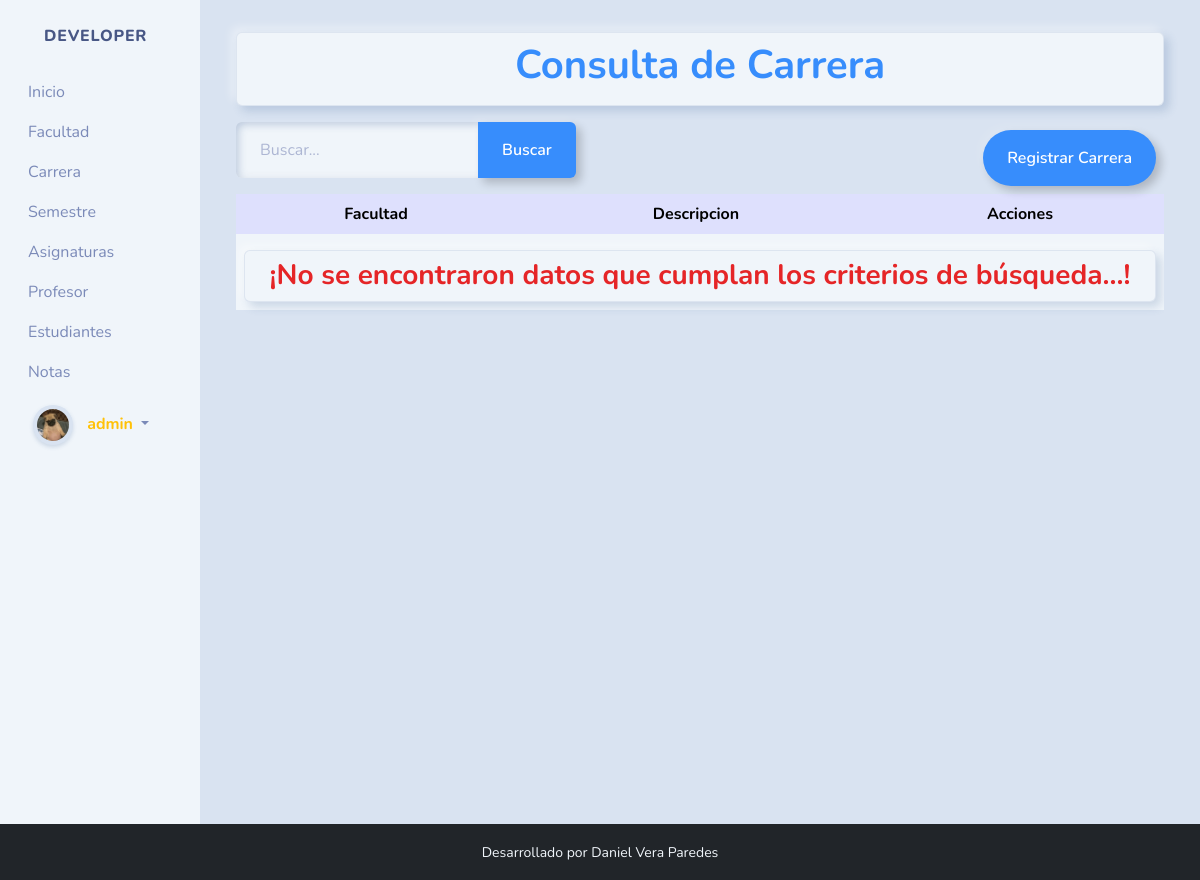
Before: /carreras/ (signed in) with the older database file.
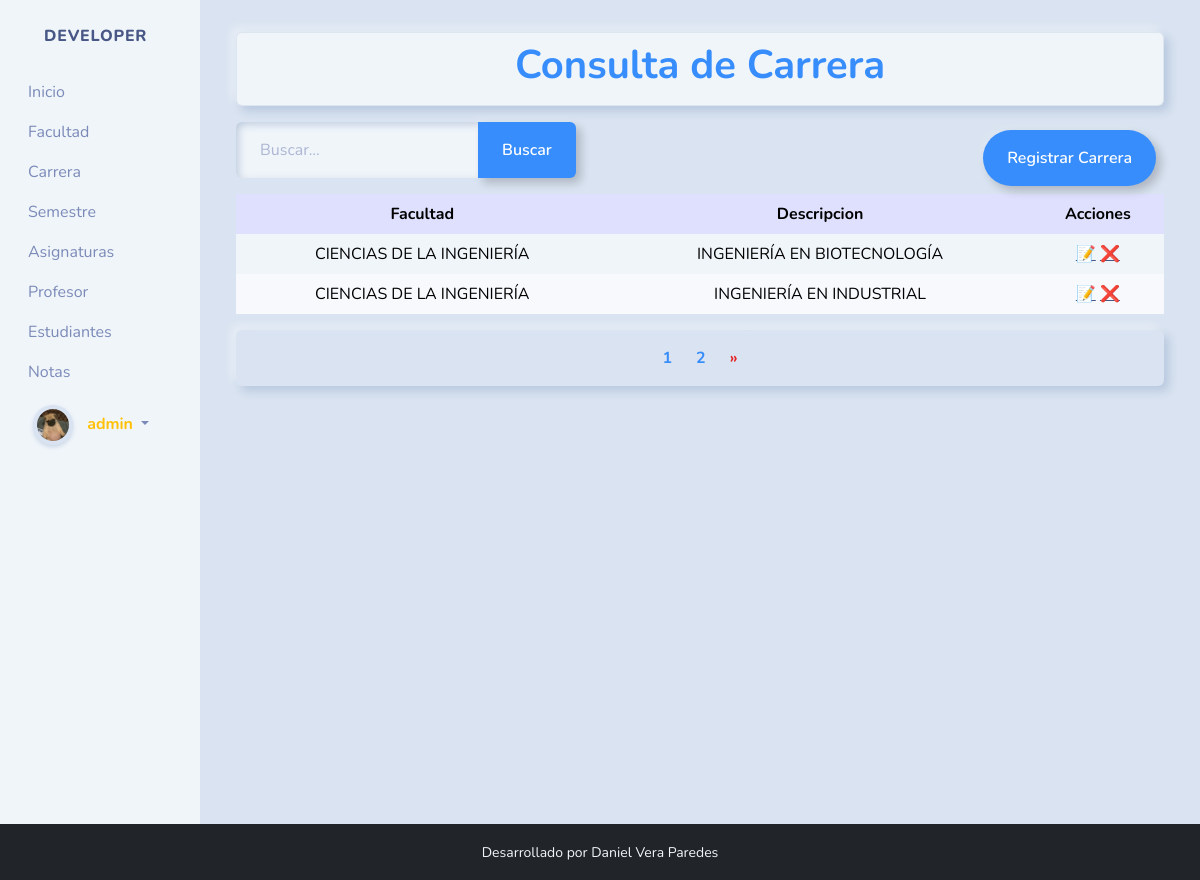
After: the same page with the newer database file.
### notas/models.py (models this page shows, shortened)
class Carrera(models.Model):
    facultad = models.ForeignKey(Facultad, on_delete=models.CASCADE)
    description = models.CharField('Descripcion', max_length=200)
    isactive = models.BooleanField('Estado', default=True)
    class Meta:
        verbose_name = ('Carrera')
        verbose_name_plural = ('Carreras')
        ordering = ['description']

class Facultad(models.Model):
    description = models.CharField('Descripcion', max_length=200)
    isactive = models.BooleanField('Estado', default=True)
    class Meta:
        verbose_name = ('Facultad')
        verbose_name_plural = ('Facultades')
        ordering = ['description']
    def __str__(self):
        return f"{self.description}"

### notas/views.py (the view)
# urls.py: path('carreras/', views.carrera,name="carreras"),
@login_required
def carrera(request):
    return model_list(request, Carrera, "Carrera", "carreras.html", ["description"])

### notas/views.py (called while the page is built)
@login_required
def model_list(request, model, title, template, fields):
    context, objects = None, None
    try:
        q = request.GET.get('q')
        filter_conditions = Q()
        if q:
            for field in fields:
                filter_conditions |= Q(**{f'{field}__icontains': q})
        objects = model.objects.filter(filter_conditions)
        paginator = Paginator(objects,2)
        pagina = request.GET.get('page', 1)
        paginated_objects = paginator.get_page(pagina)
        context = {
            'objects': paginated_objects,
            'title': f'Consulta de {title}',
            'paginator': paginator,
            'num_pages': paginator.num_pages,
        }
        return render(request, template, context)
    except Exception as e:
        return render(request, template, {'title': f'Consulta de {title}', 'error': f'Ha ocurrido un error en la consulta: {e}'})

### notas/templates/carreras.html (shortened to what this page needs)
{% extends "base.html" %}
{% load static %}
{% block content %}
<div class="container">
  <div class="py-2 mt-2 border border-1 shadow rounded text-center bg-light">
    <h1 class="fw-bold text-primary">{{ title }}</h1>
  </div>
  <div class="mt-3">
    <div class="mt-2 d-flex justify-content-between flex-wrap">
      <form action="" style="max-width: 450px;">
        <div class="input-group">
          <input type="text" class="form-control" placeholder="Buscar..." name="q" value="{{ request.GET.q }}" minlength="2">
          <button class="btn btn-outline-primary" data-bs-toggle="tooltip"
            data-bs-title="Escriba y haga clic en buscar">
            Buscar
          </button>
        </div>
      </form>
      <div class="m-2">
        <a href="{% url 'create_carrera' %}" class="btn btn-outline-primary " data-bs-toggle="tooltip"
          data-bs-title="Ingresar un nueva Carrera">
          Registrar Carrera
        </a>
      </div>
    </div>
  </div>
  <div class="table-responsive">
    <table class="table table-fluid">
      <thead class="text-center text-light table-info">
        <tr>
          <th>Facultad</th>
          <th>Descripcion</th>
          <th>Acciones</th>
        </tr>
      </thead>
      <tbody class="table-light">
        {% for carrera in objects %}
        <tr class="{% cycle 'table-default' 'table-secondary' %}">
          <td class="text-center">{{ carrera.facultad|upper }}</td>
          <td class="text-center">{{ carrera.description|upper }}</td>
          <td class="text-center">
            <a href="{% url 'update_carrera' carrera.id %}" data-bs-toggle="tooltip"
              data-bs-title="Editar la carrera">📝</a>
            <a href="{% url 'delete_carrera' carrera.id %}" data-bs-toggle="tooltip"
              data-bs-title="Eliminar la carrera">❌</a>
          </td>
        </tr>
        {% empty %}
        <tr>
          <td colspan="5" class="text-danger fw-bold h3 text-center">
            <div class="py-2 mt-2 border border-1 shadow rounded text-center bg-light">
              ¡No se encontraron datos que cumplan los criterios de búsqueda...!
            </div>
          </td>
        </tr>
        {% endfor %}
      </tbody>
    </table>
  </div>
  {% if paginator.num_pages > 1 %}
  <ul class="pagination">
    {% for page_num in paginator.page_range %}
    <li class="page-item text-danger fw-bold {% if page_num == objects.number %}active{% endif %}">
      <a class="page-link text-primary fw-bold" href="{% url 'carreras' %}?page={{ page_num }}">{{ page_num }}</a>
    </li>
    {% endfor %}
    {% if objects.has_next %}
    <li class="page-item">
      <a class="page-link text-danger fw-bold" href="{% url 'carreras' %}?page={{ objects.next_page_number }}">»</a>
    </li>
    {% endif %}
  </ul>
  {% endif %}
</div>
{% endblock content %}

### notas/templates/base.html (shortened to what this page needs)
<!DOCTYPE html>
<html lang="es">
<head>
  {% load static%}
  <link rel="stylesheet" href={% static 'css/bootstrap.min.css' %}>
  <link rel="stylesheet" href={% static 'css/estilos.css' %}>
  <link rel="stylesheet" href="https://cdn.jsdelivr.net/npm/bootstrap-icons@1.11.1/font/bootstrap-icons.css">
</head>
<body>
  <div class="container-fluid">
    <div class="row">
      <nav id="sidebar" class="col-md-3 col-lg-2 bg-light sidebar">
        <div id="sidebar-data" class="collapse d-md-block">
          <a class="sidebar-brand d-flex align-items-centerjustify-content-center" href={% url 'home' %}>
            <div class="sidebar-brand-text mx-3">Developer</div>
          <ul class="nav flex-column">
            <li class="nav-item">
              <a class="nav-link active" href={% url 'home' %}>Inicio
            </li>
            <li class="nav-item">
              <a class="nav-link" href={% url 'facultades' %}>Facultad</a>
            </li>
            <li class="nav-item">
              <a class="nav-link" href={% url 'carreras' %}>Carrera</a>
            </li>
            <li class="nav-item">
              <a class="nav-link" href={% url 'semestres' %}>Semestre</a>
            </li>
            <li class="nav-item">
              <a class="nav-link" href={% url 'asignaturas' %}>Asignaturas</a>
            </li>
            <li class="nav-item">
              <a class="nav-link" href={% url 'teachers' %}>Profesor</a>
            </li>
            <li class="nav-item">
              <a class="nav-link" href={% url 'students' %}>Estudiantes</a>
            </li>
            <li class="nav-item">
              <a class="nav-link" href={% url 'notas' %}>Notas</a>
            </li>
          </ul>
          <ul class="nav flex-column">
            {% if user.is_authenticated %}
            <li class="nav-item dropdown" id="profile-image-container">
              <a class="nav-link dropdown-toggle" href="#" id="profileDropdown" role="button" data-bs-toggle="dropdown"
                aria-haspopup="true" aria-expanded="false">
                <img id="profile-image" src="" alt="Imagen de perfil" class="img-thumbnail profile-image">
                <span class="text-warning username">{{ user.username }}</span>
              </a>
            </li>
            {% else %}
            <li class="nav-item"><a class="nav-link" href="{% url 'login' %}">Iniciar Sesión</a></li>
            {% endif %}
          </ul>
        </div>
      </nav>
      <main class="col-md-9 ms-sm-auto col-lg-10 px-md-4 mt-4" id="content-wrapper">
        {% block content %}
        {% endblock content %}
      </main>
    </div>
  </div>
</body>
<footer class="bg-dark text-light">
  <div class="container">
    <div class="row">
      <div class="col-md-12 text-center py-3">
        <small>Desarrollado por Daniel Vera Paredes</small>
      </div>
    </div>
  </div>
</footer>
</html>

### static/css/estilos.css (style rules this page uses)
#content-wrapper { min-height: 100vh; }
.sidebar .sidebar-brand { text-decoration: none; font-size: 1rem; font-weight: 800; padding: 1.5rem 1rem; text-align: center; text-transform: uppercase; letter-spacing: 0.05rem; z-index: 1; }
#profile-image-container { display: flex; align-items: center; padding: 5px; }
.profile-image { width: 40px; height: 40px; border-radius: 50%; margin-right: 10px; }
.username { font-weight: bold; }

Changed rows visible on the page:
added Carrera: facultad "CIENCIAS DE LA INGENIERÍA", description "INGENIERÍA EN BIOTECNOLOGÍA"
added Carrera: facultad "CIENCIAS DE LA INGENIERÍA", description "INGENIERÍA EN INDUSTRIAL"
Other visible differences:
new list line: "1"
new list line: "2"
text no longer shown: "¡No se encontraron datos que cumplan los criterios de búsqueda...!"
